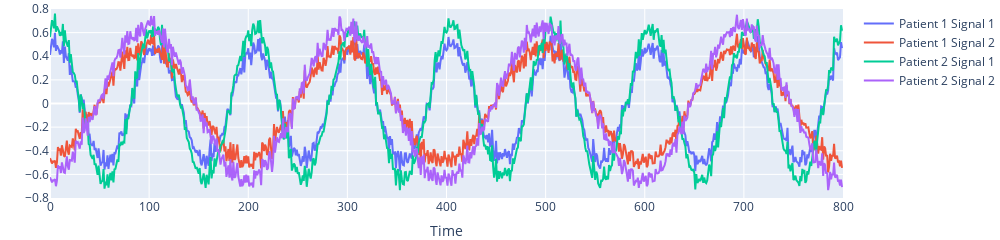

Notebook code for this chart:
### Markdown cell above
### Sine functions with shift

### Code cell
# Parameters
f_1 = 0.01
f_2 = 0.005
sample = 800
n_samples = 1024

# Amplitudes
amp_1 = np.random.normal(0.4, 0.05, n_samples)
amp_2 = np.random.normal(0.6, 0.05, n_samples)

# Generate noise
x = np.arange(sample)
noise_1 = np.random.normal(0,0.05,(n_samples,sample))
noise_2 = np.random.normal(0,0.05,(n_samples,sample))
noise_shift_1 = np.random.normal(0,10,n_samples).reshape(-1,1)
noise_shift_2 = np.random.normal(0,10,n_samples).reshape(-1,1)

amp_1 = amp_1.reshape(-1,1)
amp_2 = amp_2.reshape(-1,1)

# Generate signal
sin_1_person_1 = (amp_1*np.sin(2 * np.pi * f_1 * x + noise_shift_1)) + noise_1
sin_1_person_2 = (amp_2*np.sin(2 * np.pi * f_1 * x + noise_shift_1)) + noise_1

sin_2_person_1 = (amp_1*np.sin(2 * np.pi * f_2 * x + noise_shift_2)) + noise_2
sin_2_person_2 = (amp_2*np.sin(2 * np.pi * f_2 * x + noise_shift_2)) + noise_2

# Create dataframe
Sin_1 = np.vstack([sin_1_person_1, sin_1_person_2])
Sin_2 = np.vstack([sin_2_person_1, sin_2_person_2])

df_1 = pd.DataFrame(Sin_1)
df_2 = pd.DataFrame(Sin_2)

final_df = pd.concat([df_1, df_2], axis=1)

# Save dataframe
person_label = np.append(['1']*n_samples, ['2']*n_samples)

final_df['ID'] = person_label



time = list(range(len(sin_1_person_1[0])))
fig = go.Figure()
fig.add_trace(go.Scatter(x=time, y=sin_1_person_1[0],
                    mode='lines',
                    name='Patient 1 Signal 1'))
fig.add_trace(go.Scatter(x=time, y=sin_2_person_1[0],
                    mode='lines', name='Patient 1 Signal 2'))
fig.add_trace(go.Scatter(x=time, y=sin_1_person_2[0],
                    mode='lines',
                    name='Patient 2 Signal 1'))
fig.add_trace(go.Scatter(x=time, y=sin_2_person_2[0],
                    mode='lines', name='Patient 2 Signal 2'))

fig.update_yaxes(title_text="", range=[-0.8, 0.8], dtick=0.2)
fig.update_xaxes(title_text="Time", range=[0, 800])

#update hight and width of figure
fig.update_layout(height=200, width=1000, margin = {'l':0,'r':0,'t':0,'b':0})
fig.show()

# save figure as pdf
# fig.write_image("../Figures/Sine_with_Shift.pdf")
# final_df.to_pickle("../Dataset/data_frame_sine_shift.pkl")

### Figure 1 — Plotly figure (JSON) as saved in the notebook; plotly's stock layout.template omitted (floating-point values rounded to 4 significant figures; data arrays with more than 128 entries replaced by an {"elided": "..."} marker saying what was removed)
{"data": [{"mode": "lines", "name": "Patient 1 Signal 1", "type": "scatter", "x": {"elided": "800 int values"}, "y": {"elided": "800 float values"}}, {"mode": "lines", "name": "Patient 1 Signal 2", "type": "scatter", "x": {"elided": "800 int values"}, "y": {"elided": "800 float values"}}, {"mode": "lines", "name": "Patient 2 Signal 1", "type": "scatter", "x": {"elided": "800 int values"}, "y": {"elided": "800 float values"}}, {"mode": "lines", "name": "Patient 2 Signal 2", "type": "scatter", "x": {"elided": "800 int values"}, "y": {"elided": "800 float values"}}], "layout": {"height": 200, "margin": {"b": 0, "l": 0, "r": 0, "t": 0}, "width": 1000, "xaxis": {"range": [0, 800], "title": {"text": "Time"}}, "yaxis": {"dtick": 0.2, "range": [-0.8, 0.8], "title": {"text": ""}}}}
